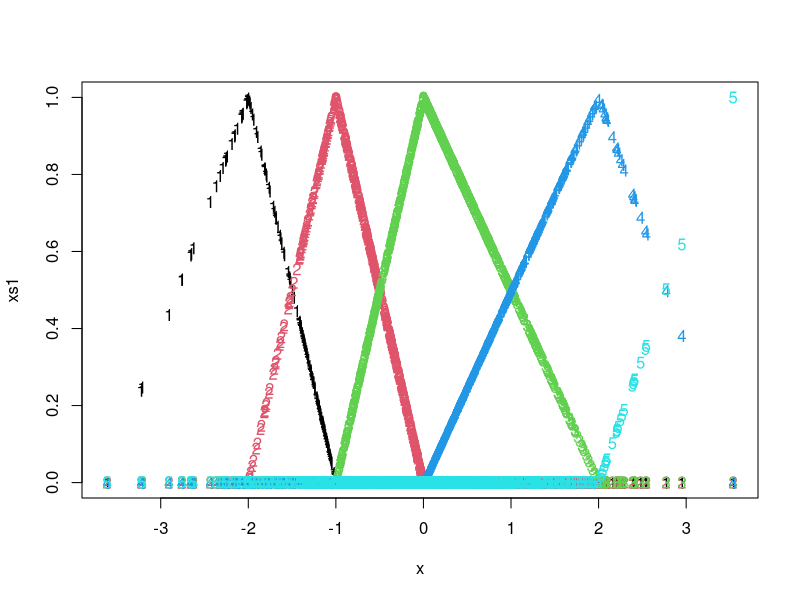
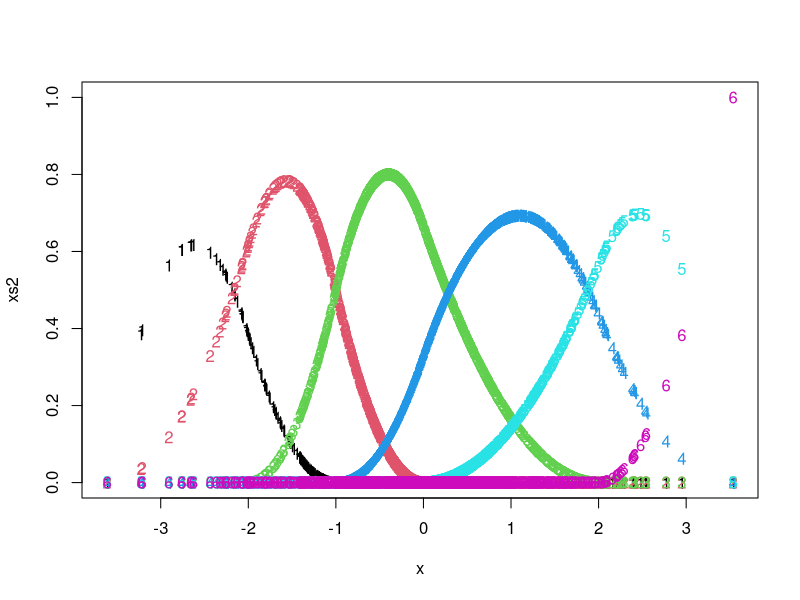
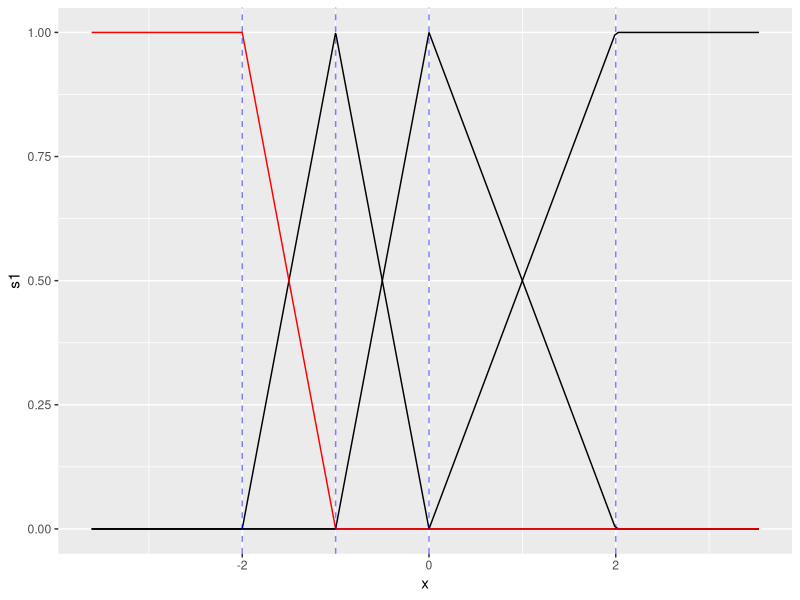
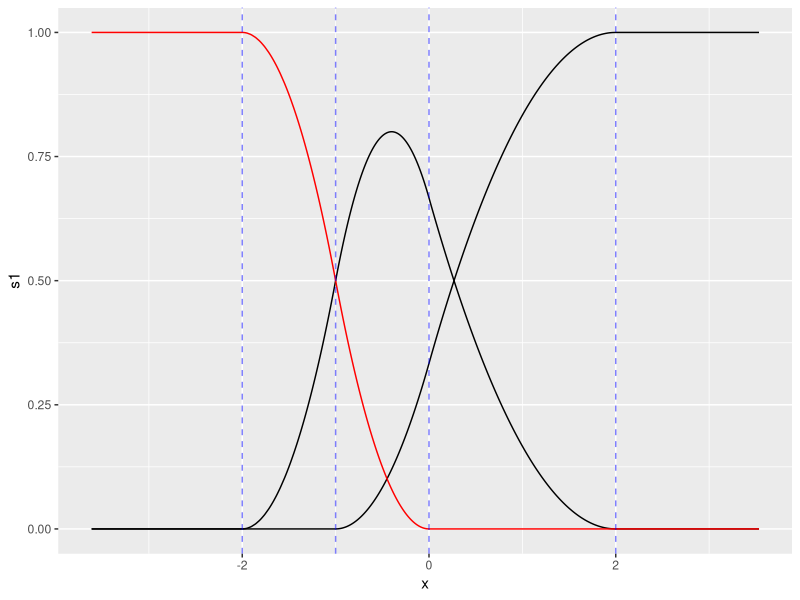
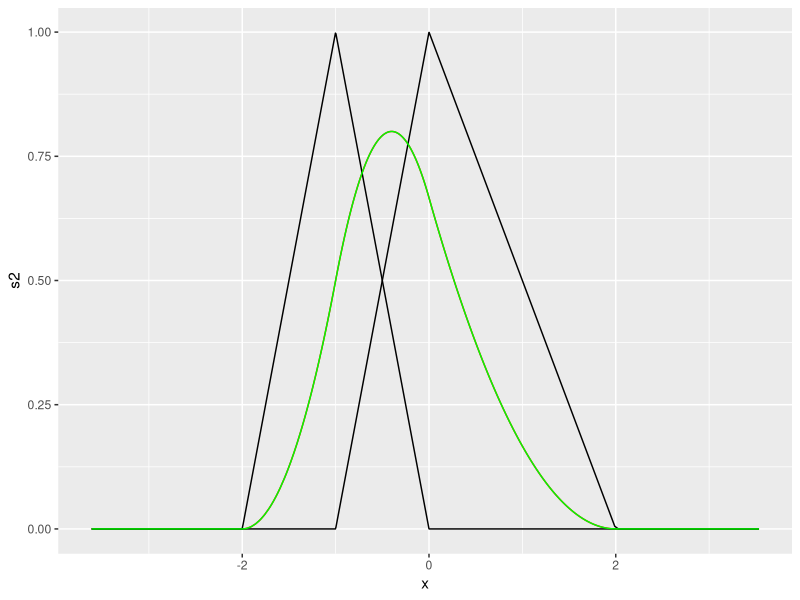
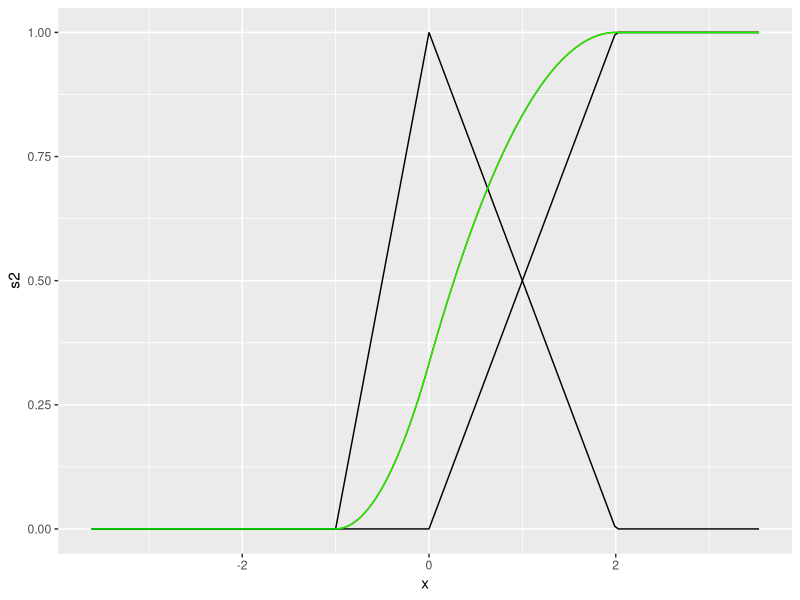

The R source for these figures, in order:
library(splines)
library(ggplot2)

#flat after last right knot
x = rnorm(1024)
my_knots = c(-2, -1, 0, 2)
xs1 = bs(x, knots = my_knots, degree = 1, intercept = FALSE) #5 splines (excluding min/max 3)
xs2 = bs(x, knots = my_knots, degree = 2, intercept = FALSE) #6 splines (excluding min/max 2)

matplot(x, xs1)
matplot(x, xs2)

df1 = data.frame(x, s1 = xs1[,2], s2 = xs1[,3], s3 = xs1[,4] + xs1[,5])
ggplot(df1, aes(x, s1)) + geom_line() + geom_line(aes(x, s2)) +  geom_line(aes(x, s3)) + geom_line(aes(x, 1 - (s1 + s2 + s3) ), color = 'red') + 
  geom_vline(xintercept = my_knots, linetype = 'dashed', alpha = 0.5, color = 'blue')

df2 = data.frame(x, s1 = xs2[,3], s2 = xs2[,4] + xs2[,5] + xs2[,6])
ggplot(df2, aes(x, s1)) + geom_line() + geom_line(aes(x, s2)) + geom_line(aes(x, 1 - (s1 + s2) ), color = 'red') + 
  geom_vline(xintercept = my_knots, linetype = 'dashed', alpha = 0.5, color = 'blue')

# replicate 2nd order spline
xs_h1 = bs(x, knots = c(-2,  0, 2), degree = 1, intercept = FALSE)
xs_h2 = bs(x, knots = c(-2, -1, 2), degree = 1, intercept = FALSE)

dfm = data.frame(x, s2 = xs2[,3], s11 = xs1[,2], s12 = xs1[,3], s2ex = (xs1[,2] * xs_h1[,2] + xs1[,3] * xs_h2[,2]) )
ggplot(dfm, aes(x, s2)) + geom_line(color = 'red') + geom_line(aes(x, s11)) + geom_line(aes(x, s12)) + 
  geom_line(aes(x, s2ex), color = 'green')

xs_h1 = bs(x, knots = c(-1, 2), degree = 1, intercept = FALSE)
xs_h2 = bs(x, knots = c(-1, 0, 2), degree = 1, intercept = FALSE)

dfm = data.frame(x, s2 = xs2[,4] + xs2[,5] + xs2[,6], s11 = xs1[,3], s12 = xs1[,4] + xs1[,5], s2ex = (xs1[,3] * (xs_h1[,2] +  xs_h1[,3]) + (xs1[,4] + xs1[,5]) * (xs_h2[,2] + xs_h2[,3] + xs_h2[,4]) ))
ggplot(dfm, aes(x, s2)) + geom_line(color = 'red') + geom_line(aes(x, s11)) + geom_line(aes(x, s12)) + 
  geom_line(aes(x, s2ex), color = 'green')
